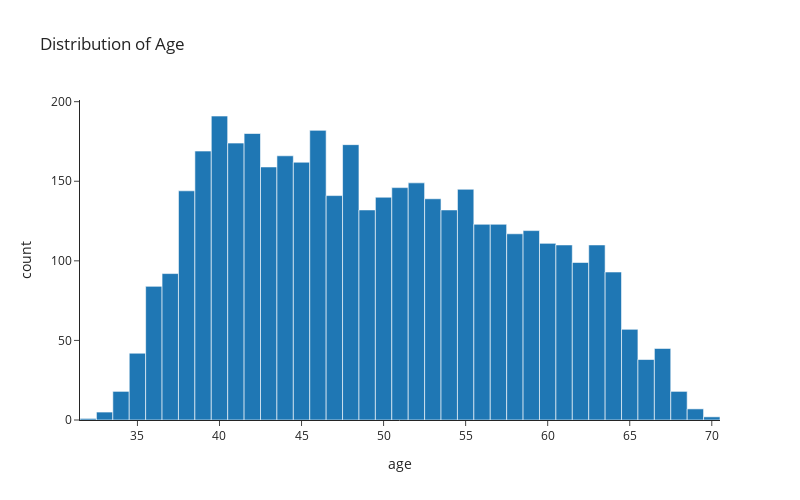

Notebook code for this chart:
### Markdown cell above
Let's start by investigation the distribution of just the variable itself:

### Code cell
# https://plotly.com/python/distplot/
px.histogram(
    df,
    x='age',
    width=800, height=500,
    template='simple_white',
    title='Distribution of Age',
)

### Figure 1 — Plotly figure (JSON) as saved in the notebook; plotly's stock layout.template omitted (floating-point values rounded to 4 significant figures; data arrays with more than 128 entries replaced by an {"elided": "..."} marker saying what was removed)
{"data": [{"bingroup": "x", "hovertemplate": "age=%{x}<br>count=%{y}<extra></extra>", "legendgroup": "", "marker": {"color": "#1F77B4", "pattern": {"shape": ""}}, "name": "", "orientation": "v", "showlegend": false, "type": "histogram", "x": {"elided": "4238 int values"}, "xaxis": "x", "yaxis": "y"}], "layout": {"barmode": "relative", "height": 500, "legend": {"tracegroupgap": 0}, "title": {"text": "Distribution of Age"}, "width": 800, "xaxis": {"anchor": "y", "domain": [0, 1], "title": {"text": "age"}}, "yaxis": {"anchor": "x", "domain": [0, 1], "title": {"text": "count"}}}}
